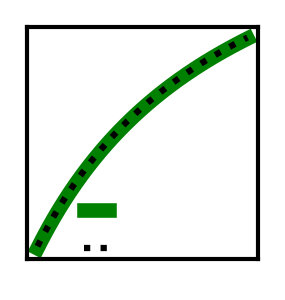

Reproduce this figure in Python.
import numpy as np
import matplotlib.pyplot as plt
from scipy import stats
import pandas as pd
import glob 
import os
import matplotlib.ticker as mtick
from matplotlib import rc
from matplotlib.font_manager import FontProperties
from scipy.optimize import curve_fit


params = {'mathtext.default': 'bf'}
plt.rcParams.update(params)
plt.rcParams.update({'font.size': 6})
rc('font', family='Nimbus Sans', weight='bold')
rc('axes',linewidth=1,edgecolor='k')

x_dat=np.arange(5,10,0.01)

def func(x, a):  
    return a/x

pot = []
for filename in sorted(glob.glob("figure_3.csv", recursive=True)):
    Source = os.path.splitext(filename)[0].split(".")[0]
    data = pd.read_csv(filename, sep=",", dtype=np.float64)
    data_array = data.to_numpy()
    num_rows, num_cols = data_array.shape
    z = data_array[:,0]
    MMA1 = data_array[:,1]*27.211386245988
    MMA2 = data_array[:,2]*27.211386245988
    impot = data_array[:,3]*27.211386245988


fig, axs = plt.subplots(figsize=(0.95,1))

popt2, pcov2 = curve_fit(func,z,MMA2) 
axs.plot(x_dat,func(x_dat,*popt2),color="green",marker='none',linewidth=3.5,linestyle='-',label=r"$\mathrm{}$")

rc('font', weight='bold')
axs.plot(x_dat,-27.211386245988/(4*x_dat),color="black",linestyle=':',marker="none",linewidth=1.5,label=r"$\mathrm{}$")

axs.set_xticks([])
axs.set_yticks([])
axs.grid(False)
axs.legend(loc=2, frameon=False, handlelength=1, fontsize=6, bbox_to_anchor=(0.15, 0.35))
#axs.set_ylabel(r"$\mathit{E}_{\mathrm{Pol}}$")

fig.set_tight_layout(True)
plt.savefig("figure_3.png", dpi=300)
